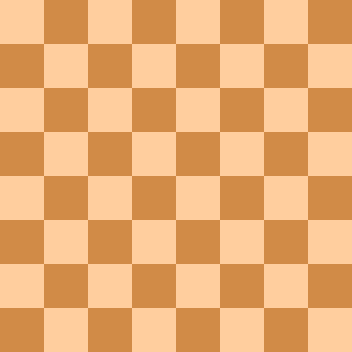
#> input picture ImageProcessing/ComputerVis_Examples/gridDetection/src/flat_chessboard.png, 352 x 352 px, found by its file name
$ jupyter execute GridDetecion.ipynb   (shell and % lines are left out)
#> lines starting #> are read from the running program, lines starting #| are printed output that depends on the picture; after the words box and inside, x2 and y2 are one past the last pixel; in counts of white or black regions, pixels touching at a corner belong together
GRID DETECTION

[cell 1]
import cv2  #gerekli kütüphanelerimizi aktarıyoruz
import matplotlib.pyplot as plt
import numpy as np

foto = cv2.imread('d:CV_WithPython/DATA/flat_chessboard.png') #resimlerimizi diskten aldık
#> foto is the input picture: shape (352, 352, 3); mean B, G, R 114.5, 172.5, 232
foto2= cv2.imread('d:CV_WithPython/DATA/dot_grid.png')
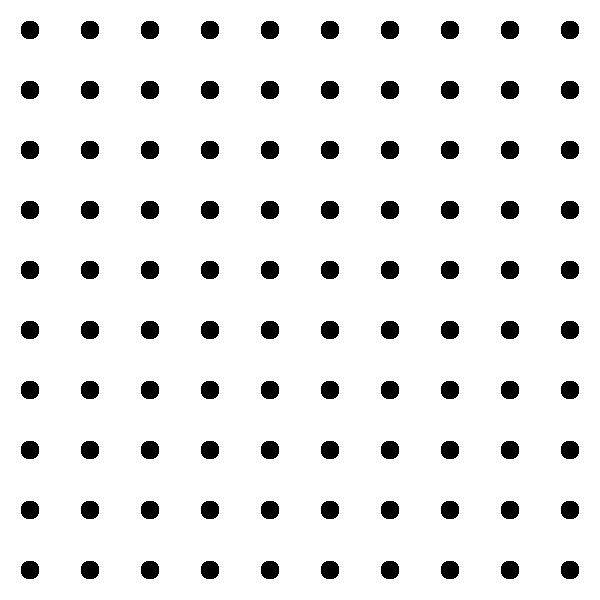
#> input picture ImageProcessing/ComputerVis_Examples/gridDetection/src/dot_grid.png, 600 x 600 px, found by its file name
#> foto2 is the input picture: shape (600, 600, 3); 92.3% white; 100 black regions, largest, box (x1, y1, x2, y2) and area: (21, 21, 39, 39) 276, (81, 21, 99, 39) 276, (141, 21, 159, 39) 276

found,corners = cv2.findChessboardCorners(foto,(7,7)) #fotoğraftaki kareler 64 (8x8) oldugu için 7,7  (köşe bulursa found = True) 49 tane köşe koordinatı döndürüldü
#> found = True; corners = 49 rows, first 8: [43.5, 43.5], [87.5, 43.5], [131.5, 43.5], [175.5, 43.5], [219.5, 43.5], [263.5, 43.5], [307.5, 43.5], [43.5, 87.5]
found2,corners2 = cv2.findCirclesGrid(foto2,(10,10),cv2.CALIB_CB_SYMMETRIC_GRID) #fotoğraftaki daireler 100 (10x10) oldugu için 10,10 (köşe bulursa found = True) 100 tane köşe koordinatı döndürüldü
#> found2 = True; corners2 = 100 rows, first 8: [29.5, 29.5], [89.5, 29.5], [149.5, 29.5], [209.5, 29.5], [269.5, 29.5], [329.5, 29.5], [389.5, 29.5], [449.5, 29.5]

foto_copy = foto.copy()  #resimlerimizi kopyaladık
foto2_copy = foto2.copy()

result = cv2.drawChessboardCorners(foto_copy,(7,7),corners,found)  #corners değişkenlerinden gelen koordinatlar ile resimlerimizin üstüne çizdik
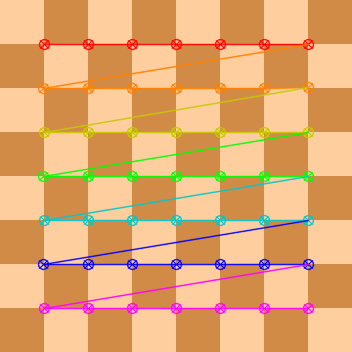
#> result: shape (352, 352, 3); mean B, G, R 114, 169.3, 226.1
result2 = cv2.drawChessboardCorners(foto2_copy,(10,10),corners2,found2)
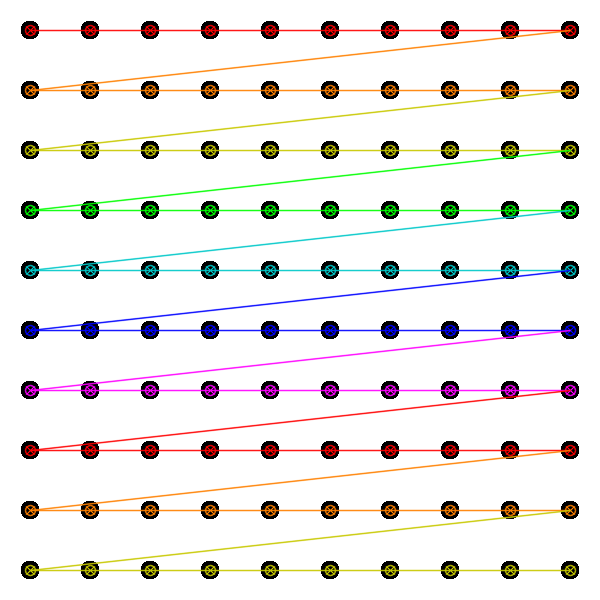
#> result2: shape (600, 600, 3); mean B, G, R 231.4, 233.7, 236.3

plt.imshow(foto_copy)  #çizimli resimlerimizi imshowladık
plt.imshow(foto2_copy)
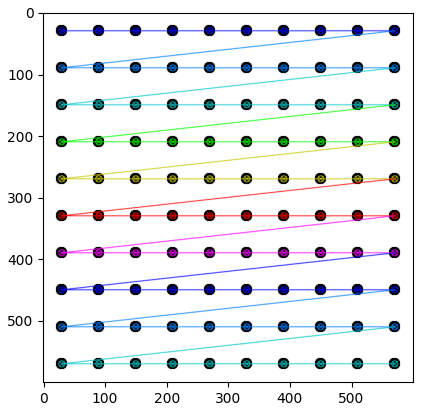
#> figure drawn by matplotlib, 1 panel; B, G, R data is drawn as R, G, B
